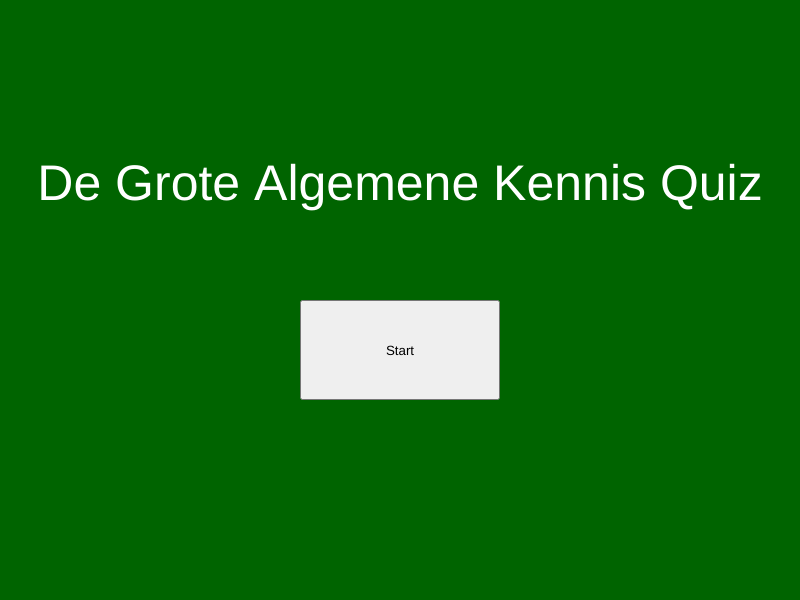
Frame 1 (no input)
Frame 60 (no input): identical to frame 1, image omitted
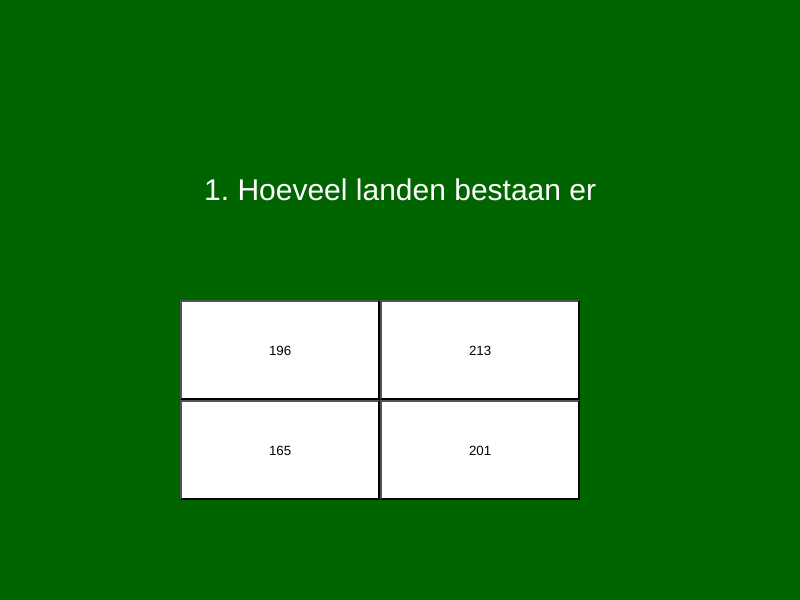
Frame 120 (the mouse pressed at the canvas centre since frame 60)

The p5.js sketch that drew these frames (run headless with seeded random() and noise() and a simulated clock; from frame 60 on, the mouse is pressed at the canvas centre):

// p5.js sketch
// ── sketch.js
//Wat is de huidige vraag?
let huidigeVraag = 0;

//De score van hoeveel goed gemaakt
let score = 0;

//Welk scherm zien we? "start", "vraag" of "einde"
let scherm = "start";

//Welke knop is aangeklikt? (-1 = nog niks gekozen)
let gekozen = -1;

//Alle knoppen
let keuzeKnoppen = [];
let startKnop;
let volgendeKnop;
let terugKnop;

//Alle vragen 
let alleVragen = [
  {
    vraag: "1. Hoeveel landen bestaan er",
    keuze: ["196", "213", "165", "201"],
    correct: 0
  },
  {
    vraag: "2. Wat is de meest ongezonde chips smaak?",
    keuze: ["Doritos Nacho Cheese", "Herr's Salt & Vinegar", "Pringles Sour Cream 'n Onion", "Doritos Cool American"],
    correct: 1
  },
  {
    vraag: "3. Wat is de grootste gemeenten in Nederland",
    keuze: ["Rotterdam", "Den Haag", "Utrecht", "Amsterdam"],
    correct: 3
  },
  {
    vraag: "4. Hoeveel dagen zitten er in een schrikkeljaar?",
    keuze: ["365", "364", "366", "376"],
    correct: 2
  },
  {
    vraag: "5. Wat is het meest verkocht Videogame",
    keuze: ["Tetris", "Wii Sports", "Grand Theft Auto V", "Minecraft"],
    correct: 3
  },
  {
    vraag: "6. Wat betekent de afkorting: HDMI",
    keuze: ["High-Determination Media Insane", "High-Definition Multimedia Interface", "Height-Description Mojang Intergrade", "Hinder-Debt Medium Interface"],
    correct: 1
  },
  {
    vraag: "7. Is het Verenigd Koninkrijk lid van de europese unie? ",
    keuze: ["Nee, Sinds 2020 niet meer", "Nee nooit geweest", "Ja, Altijd al geweest","Ja"],
    correct: 0
  },
  {
    vraag: "8. Hoe lang bestaat het europese unie al?",
    keuze: ["30 Jaar", "83 Jaar", "32 Jaar", "52 Jaar"],
    correct: 2
  },
  {
    vraag: "9. Hoeveel inwoners het kleinste dorp van Nederland?",
    keuze: ["100", "35", "70", "10"],
    correct: 1
  },
  {
    vraag: "10. Hoeveel liter water moet je per dag drinken?",
    keuze: ["500 mL", "5L", "2L", "3,5L"],
    correct: 3
  }
];

function setup() {
  createCanvas(800, 600);

  //De positie van alle keuze knoppen in een array
  let posX = [180, 380, 180, 380];
  let posY = [300, 300, 400, 400];

  //Alle keuze knoppen maken met een for loop
  for (let i = 0; i < 4; i++) {
    let knop = createButton("keuze");
    knop.position(posX[i], posY[i]);
    knop.size(200, 100);
    knop.mousePressed(function () {
      kiesAntwoord(i);
    });
    keuzeKnoppen.push(knop);
  }

  //Start knop
  startKnop = createButton("Start");
  startKnop.position(300, 300);
  startKnop.size(200, 100);
  startKnop.mousePressed(startQuiz);

  //Volgende knop
  volgendeKnop = createButton("Volgende");
  volgendeKnop.position(680, 540);
  volgendeKnop.size(100, 40);
  volgendeKnop.mousePressed(volgendeVraag);

  //Terug naar start menu knop
  terugKnop = createButton("Terug naar start menu");
  terugKnop.position(300, 400);
  terugKnop.size(200, 60);
  terugKnop.mousePressed(naarStartMenu);

  toonKnoppen();
}

function draw() {
  background("darkgreen");
  fill("white");
  textAlign(CENTER);

  //Start scherm
  if (scherm == "start") {
    textSize(50);
    text("De Grote Algemene Kennis Quiz", 400, 200);
  }

  //vragen
  if (scherm == "vraag") {
    textSize(30);
    text(alleVragen[huidigeVraag].vraag, 400, 200);

    //Goed of fout laten zien
    if (gekozen != -1) {
      textSize(50);
      if (gekozen == alleVragen[huidigeVraag].correct) {
        text("Goed!", 400, 270);
      } else {
        text("Fout!", 400, 270);
      }
    }
  }

  //eind scherm
  if (scherm == "einde") {
    textSize(50);
    text("Klaar!", 400, 150);
    textSize(40);
    text("Goed: " + score, 400, 230);
    text("Fout: " + (10 - score), 400, 290);
  }
}

//Een knop is aangeklikt
function kiesAntwoord(nummer) {
  //Alleen de eerste keer tellen
  if (gekozen != -1) {
    return;
  }

  gekozen = nummer;

  if (nummer == alleVragen[huidigeVraag].correct) {
    score++;
  }

  //Goede knop groen, foute knop rood
  keuzeKnoppen[alleVragen[huidigeVraag].correct].style("background-color", "green");

  if (nummer != alleVragen[huidigeVraag].correct) {
    keuzeKnoppen[nummer].style("background-color", "red");
  }

  volgendeKnop.show();
}

function startQuiz() {
  huidigeVraag = 0;
  score = 0;
  gekozen = -1;
  scherm = "vraag";
  zetKeuzes();
  toonKnoppen();
}

function volgendeVraag() {
  huidigeVraag++;
  gekozen = -1;

  if (huidigeVraag == 10) {
    scherm = "einde";
  } else {
    zetKeuzes();
  }
  toonKnoppen();
}

function naarStartMenu() {
  scherm = "start";
  toonKnoppen();
}

//De tekst van de knoppen aanpassen en de kleur resetten
function zetKeuzes() {
  for (let i = 0; i < 4; i++) {
    keuzeKnoppen[i].html(alleVragen[huidigeVraag].keuze[i]);
    keuzeKnoppen[i].style("background-color", "white");
  }
}

//Alleen de knoppen laten als het moet
function toonKnoppen() {
  startKnop.hide();
  volgendeKnop.hide();
  terugKnop.hide();
  for (let i = 0; i < 4; i++) {
    keuzeKnoppen[i].hide();
  }

  if (scherm == "start") {
    startKnop.show();
  }
  if (scherm == "vraag") {
    for (let i = 0; i < 4; i++) {
      keuzeKnoppen[i].show();
    }
  }
  if (scherm == "einde") {
    terugKnop.show();
  }
}
